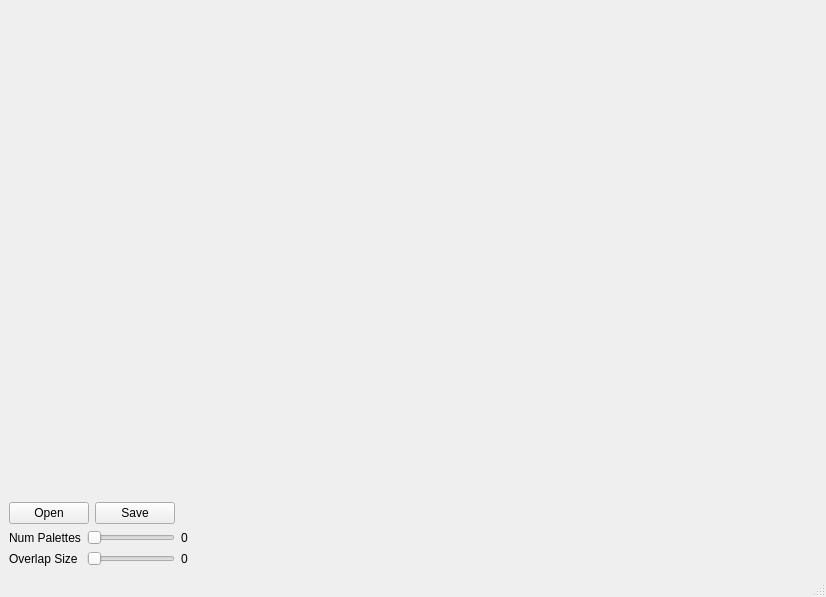
<?xml version="1.0" encoding="UTF-8"?>
<ui version="4.0">
 <class>MainWindow</class>
 <widget class="QMainWindow" name="MainWindow">
  <property name="geometry">
   <rect>
    <x>0</x>
    <y>0</y>
    <width>826</width>
    <height>597</height>
   </rect>
  </property>
  <property name="windowTitle">
   <string>MainWindow</string>
  </property>
  <widget class="QWidget" name="centralwidget">
   <layout class="QGridLayout" name="gridLayout_3">
    <item row="0" column="0">
     <layout class="QGridLayout" name="gridLayout_2">
      <item row="0" column="0">
       <layout class="QHBoxLayout" name="horizontalLayout">
        <item>
         <widget class="QLabel" name="imageLabel">
          <property name="sizePolicy">
           <sizepolicy hsizetype="Preferred" vsizetype="Preferred">
            <horstretch>0</horstretch>
            <verstretch>0</verstretch>
           </sizepolicy>
          </property>
          <property name="text">
           <string/>
          </property>
         </widget>
        </item>
        <item>
         <layout class="QVBoxLayout" name="verticalLayout" stretch="0,0">
          <property name="leftMargin">
           <number>0</number>
          </property>
          <item>
           <widget class="QLabel" name="globalColorPalette">
            <property name="enabled">
             <bool>true</bool>
            </property>
            <property name="sizePolicy">
             <sizepolicy hsizetype="Preferred" vsizetype="Ignored">
              <horstretch>0</horstretch>
              <verstretch>1</verstretch>
             </sizepolicy>
            </property>
            <property name="maximumSize">
             <size>
              <width>16777215</width>
              <height>16777215</height>
             </size>
            </property>
            <property name="text">
             <string/>
            </property>
           </widget>
          </item>
          <item>
           <widget class="QLabel" name="localColorPalettes">
            <property name="sizePolicy">
             <sizepolicy hsizetype="Preferred" vsizetype="Preferred">
              <horstretch>0</horstretch>
              <verstretch>3</verstretch>
             </sizepolicy>
            </property>
            <property name="text">
             <string/>
            </property>
           </widget>
          </item>
         </layout>
        </item>
       </layout>
      </item>
      <item row="1" column="0">
       <layout class="QGridLayout" name="gridLayout">
        <item row="2" column="3">
         <widget class="QLabel" name="overlapSizeNumLabel">
          <property name="text">
           <string>0</string>
          </property>
         </widget>
        </item>
        <item row="0" column="2">
         <widget class="QPushButton" name="saveButton">
          <property name="text">
           <string>Save</string>
          </property>
         </widget>
        </item>
        <item row="1" column="1" colspan="2">
         <widget class="QSlider" name="numPaletteSlider">
          <property name="minimum">
           <number>0</number>
          </property>
          <property name="maximum">
           <number>30</number>
          </property>
          <property name="singleStep">
           <number>2</number>
          </property>
          <property name="orientation">
           <enum>Qt::Horizontal</enum>
          </property>
         </widget>
        </item>
        <item row="0" column="0" colspan="2">
         <widget class="QPushButton" name="openButton">
          <property name="text">
           <string>Open</string>
          </property>
         </widget>
        </item>
        <item row="0" column="3">
         <spacer name="horizontalSpacer">
          <property name="orientation">
           <enum>Qt::Horizontal</enum>
          </property>
          <property name="sizeHint" stdset="0">
           <size>
            <width>588</width>
            <height>20</height>
           </size>
          </property>
         </spacer>
        </item>
        <item row="1" column="3">
         <widget class="QLabel" name="paletteNumLabel">
          <property name="text">
           <string>0</string>
          </property>
         </widget>
        </item>
        <item row="1" column="0">
         <widget class="QLabel" name="numPaletteLabel">
          <property name="text">
           <string>Num Palettes</string>
          </property>
         </widget>
        </item>
        <item row="2" column="0">
         <widget class="QLabel" name="overlapSizeLabel">
          <property name="text">
           <string>Overlap Size</string>
          </property>
         </widget>
        </item>
        <item row="2" column="1" colspan="2">
         <widget class="QSlider" name="overlapSizeSlider">
          <property name="minimum">
           <number>0</number>
          </property>
          <property name="maximum">
           <number>1000</number>
          </property>
          <property name="singleStep">
           <number>100</number>
          </property>
          <property name="orientation">
           <enum>Qt::Horizontal</enum>
          </property>
         </widget>
        </item>
       </layout>
      </item>
     </layout>
    </item>
   </layout>
  </widget>
  <widget class="QMenuBar" name="menubar">
   <property name="geometry">
    <rect>
     <x>0</x>
     <y>0</y>
     <width>826</width>
     <height>21</height>
    </rect>
   </property>
  </widget>
  <widget class="QStatusBar" name="statusbar"/>
 </widget>
 <resources/>
 <connections/>
</ui>
